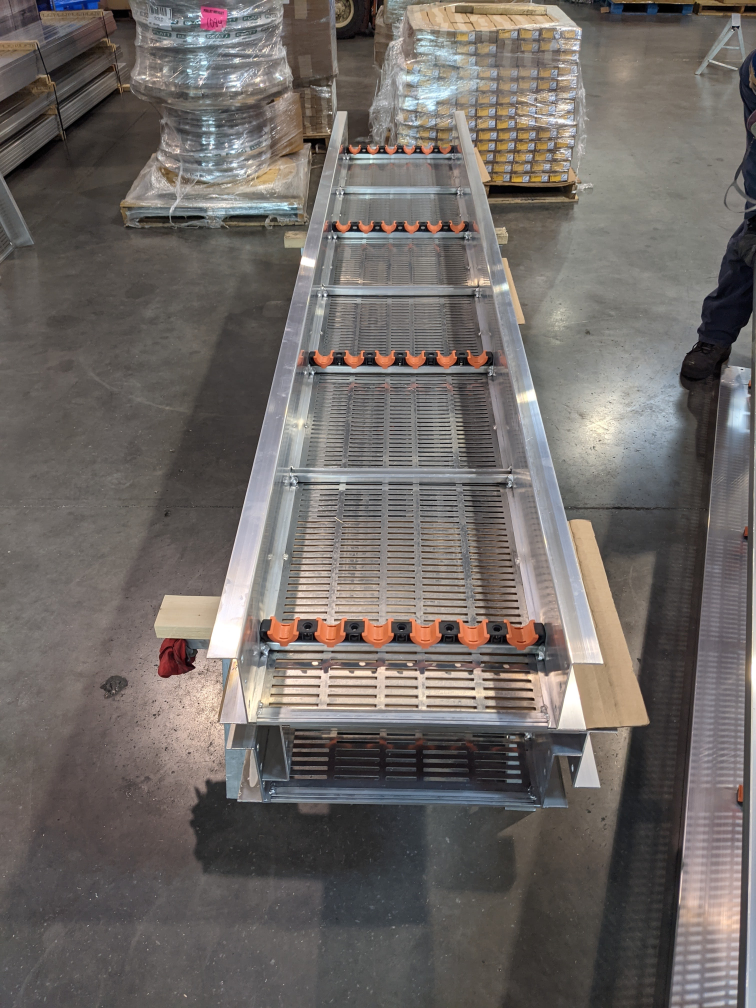
#> input picture 5.jpg, 3024 x 4032 px (shown at 1/4 size)
$ python colorspaces.py
#> lines starting #> are read from the running program, lines starting #| are printed output that depends on the picture
#> further down, img is the input picture: shape (4032, 3024, 3); mean B, G, R 101.4, 104.8, 110.6
### cvutils.py
import cv2 as cv

def aspect_ratio(img):
    (height, width) = (img.shape[0], img.shape[1])
#> height = 4032; width = 3024
    return (height/width)

def resize(img, height, width, keep_aspect_ratio = False ):
    if keep_aspect_ratio == False:
        return cv.resize(img, (height, width))
    asr = aspect_ratio(img)
#> asr = 1.33
    if width == None:
        h =height
        w = int(h *asr)
    elif height == None:
        w = width
        h =int(w /asr)
#> h = 750
    return cv.resize(img, (h,w))
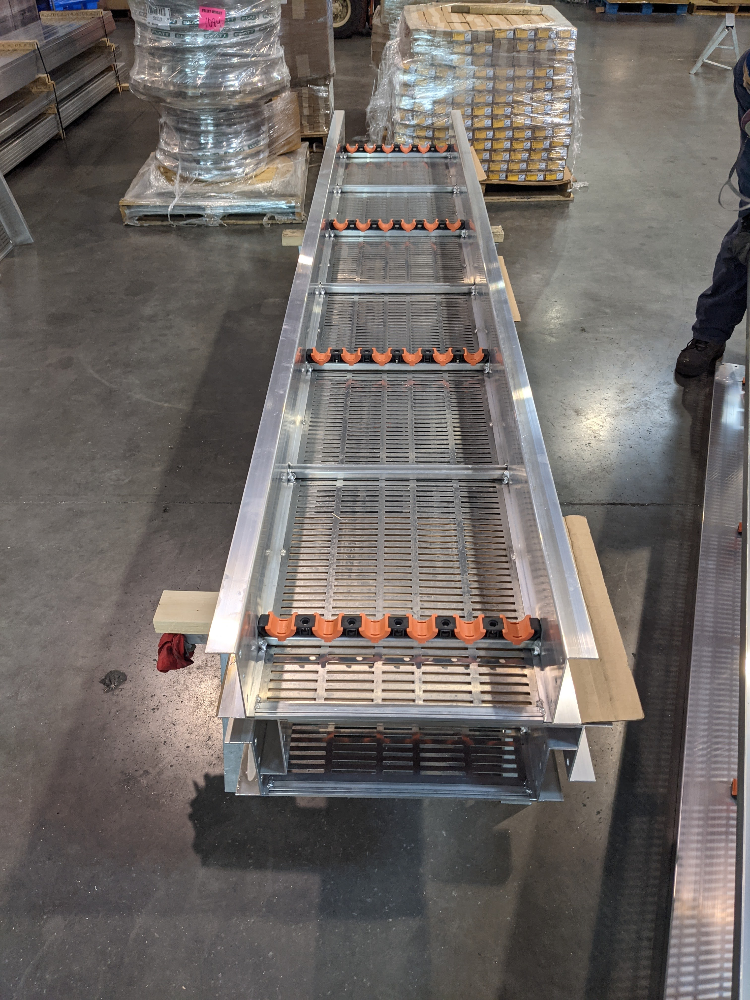
#> returned value: shape (1000, 750, 3); mean of channels 0, 1, 2 101.3, 104.7, 110.5; drawn as B, G, R

# [6 lines left out: function contours_in, not called in this run]

### colorspaces.py
import cv2 as cv
import cvutils
import matplotlib

img =cv.imread('5.jpg')
img = cvutils.resize(img, height=None, width= 1000, keep_aspect_ratio=True)


#  change color spaces to BGR to grayscale
gray = cv.cvtColor(img, cv.COLOR_BGR2GRAY)
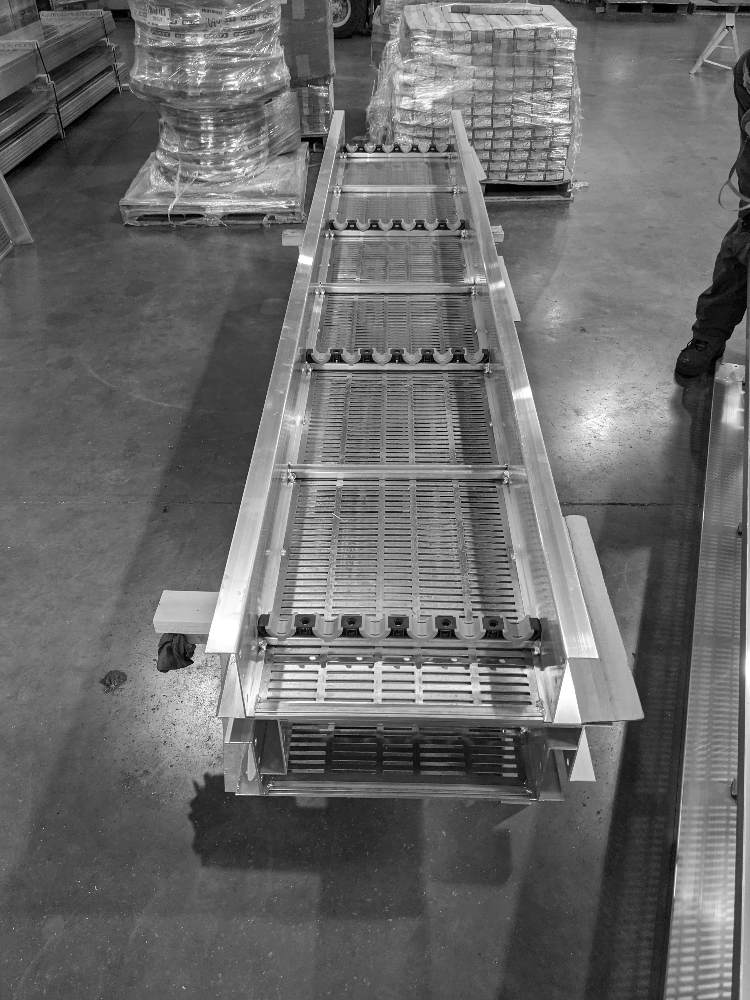
#> gray: shape (1000, 750); min 0, max 255, mean 106

#  change color space to BGR to HSV
hsv = cv.cvtColor(img, cv.COLOR_BGR2HSV)
#> hsv: shape (1000, 750, 3); mean H, S, V 47.1, 30, 112.4

#  BG to l A B
lab = cv.cvtColor(img, cv.COLOR_BGR2LAB)
#> lab: shape (1000, 750, 3); mean of channels 0, 1, 2 112.5, 129.8, 130.7

# BGR to RGB
aargbe   = cv.cvtColor(img, cv.COLOR_BGR2RGB)

cv.imshow('gray', gray)
cv.imshow('HSV', hsv)
cv.imshow('L.A.B', lab)
cv.imshow('rgb' ,aargbe)
cv.waitKey(0)

$ run again, with 1.jpg copied over 5.jpg
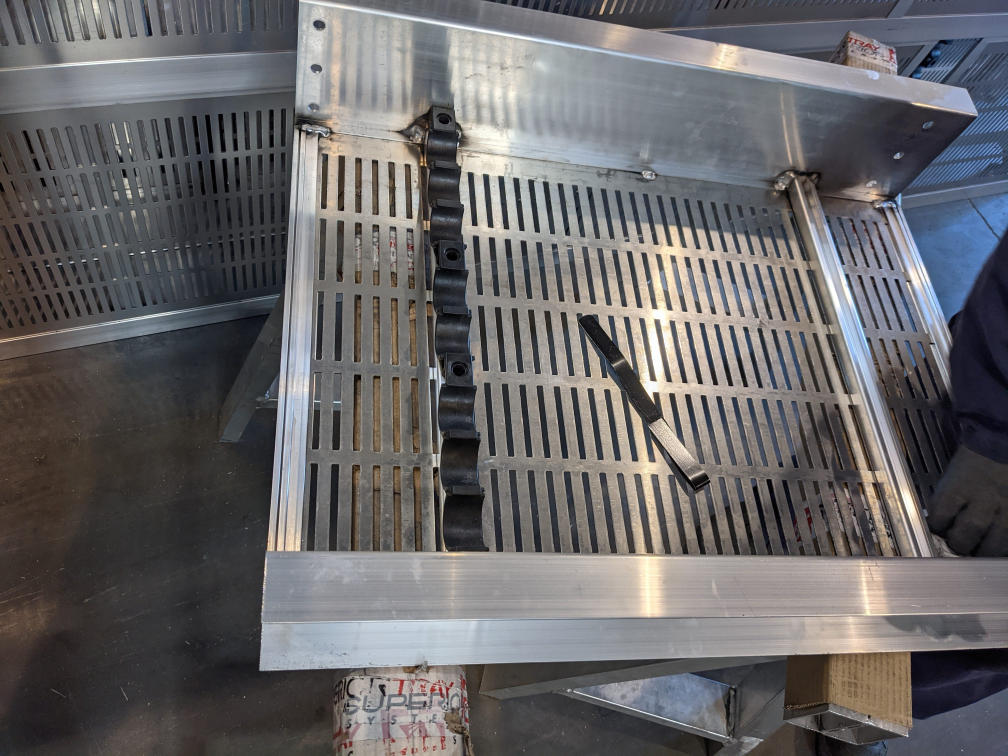
#> input picture 1.jpg, 4032 x 3024 px (shown at 1/4 size)
#> img is the input picture: shape (3024, 4032, 3); mean B, G, R 104.1, 102.6, 104.2
#> asr = 0.75
#> h = 1333
#> `gray = cv.cvtColor(img, cv.COLOR_BGR2GRAY)`:
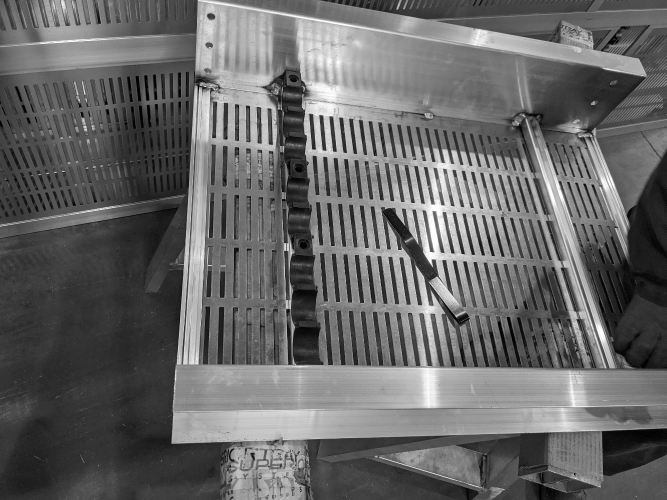
#> gray: shape (1000, 1333) (shown at 1/2 size); min 0, max 255, mean 103.2
#> hsv: shape (1000, 1333, 3); mean H, S, V 72.2, 35.3, 110.8
#> lab: shape (1000, 1333, 3); mean of channels 0, 1, 2 108.7, 129.3, 127.4

$ run again, with 2.jpg copied over 5.jpg
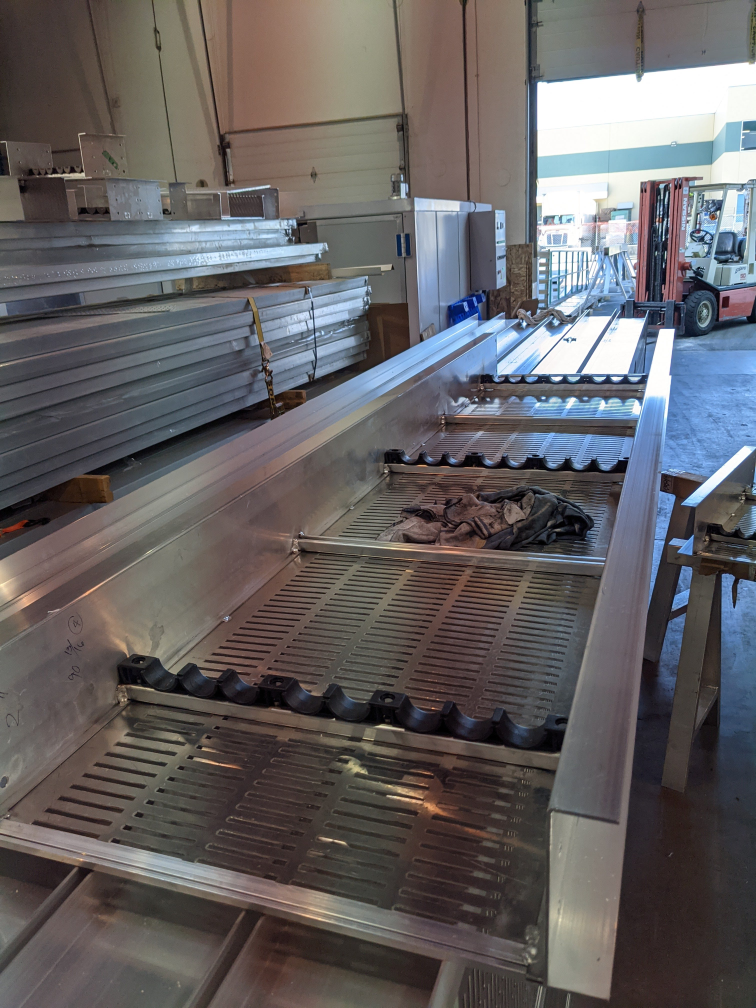
#> input picture 2.jpg, 3024 x 4032 px (shown at 1/4 size)
#> img is the input picture: shape (4032, 3024, 3); mean B, G, R 98.3, 97, 100.1
#> asr = 1.33
#> h = 750
#> in resize, `return cv.resize(img, (h,w))`:
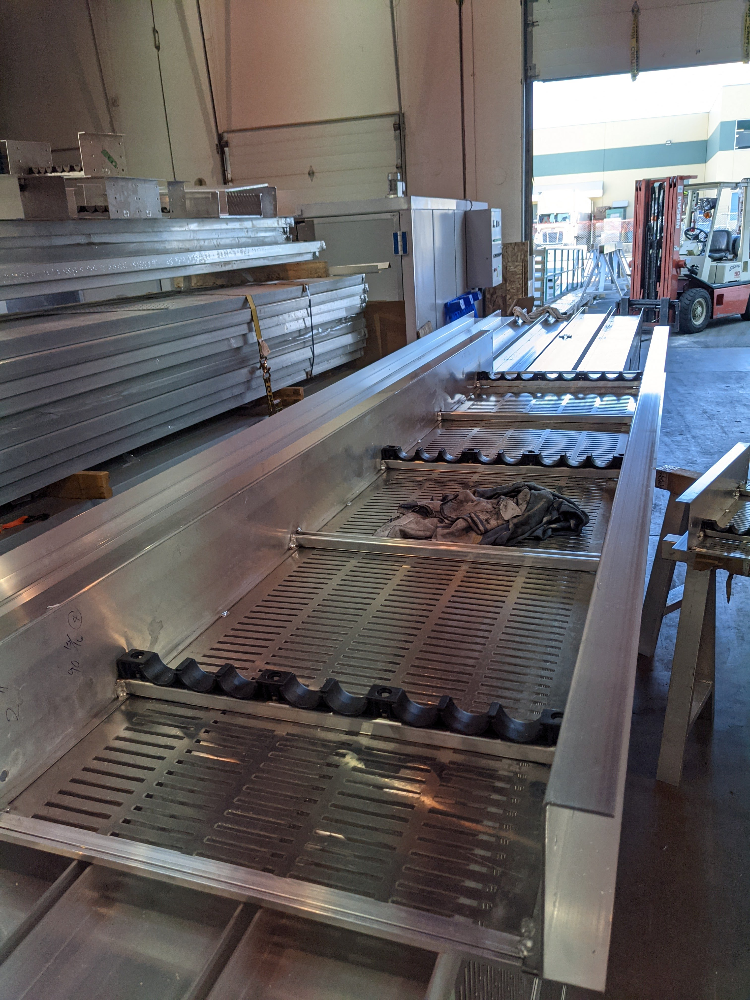
#> returned value: shape (1000, 750, 3); mean of channels 0, 1, 2 98.2, 96.8, 100; drawn as B, G, R
#> `gray = cv.cvtColor(img, cv.COLOR_BGR2GRAY)`:
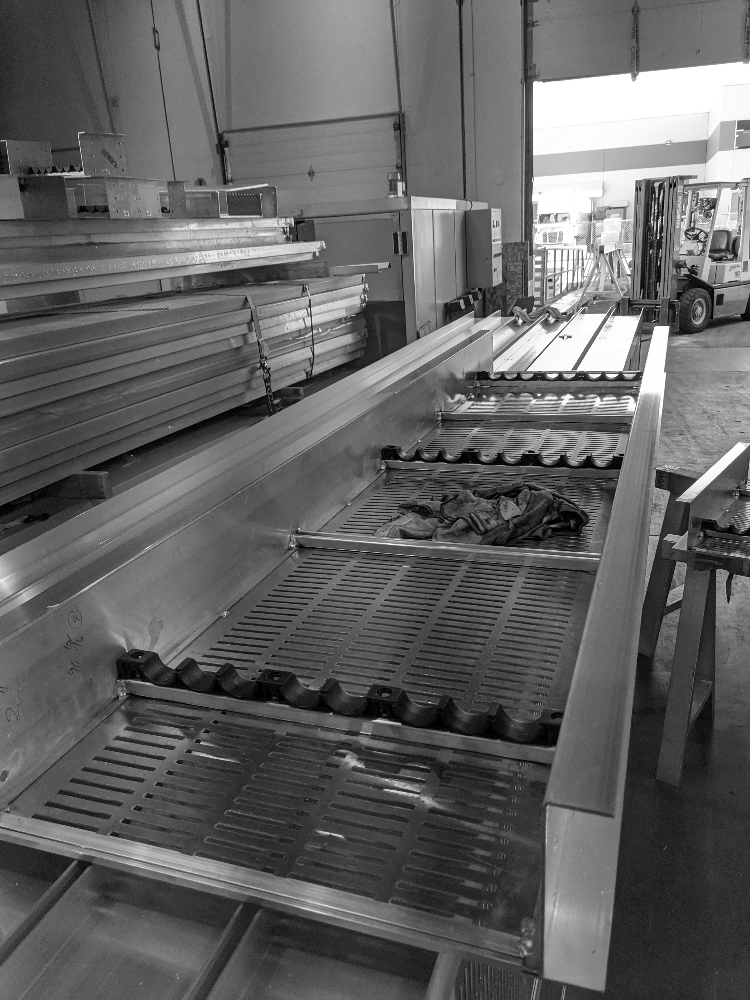
#> gray: shape (1000, 750); min 0, max 255, mean 97.9
#> hsv: shape (1000, 750, 3); mean H, S, V 57.7, 50.7, 109.4
#> lab: shape (1000, 750, 3); mean of channels 0, 1, 2 103.8, 130.2, 128.1

$ run again, with 3.jpg copied over 5.jpg
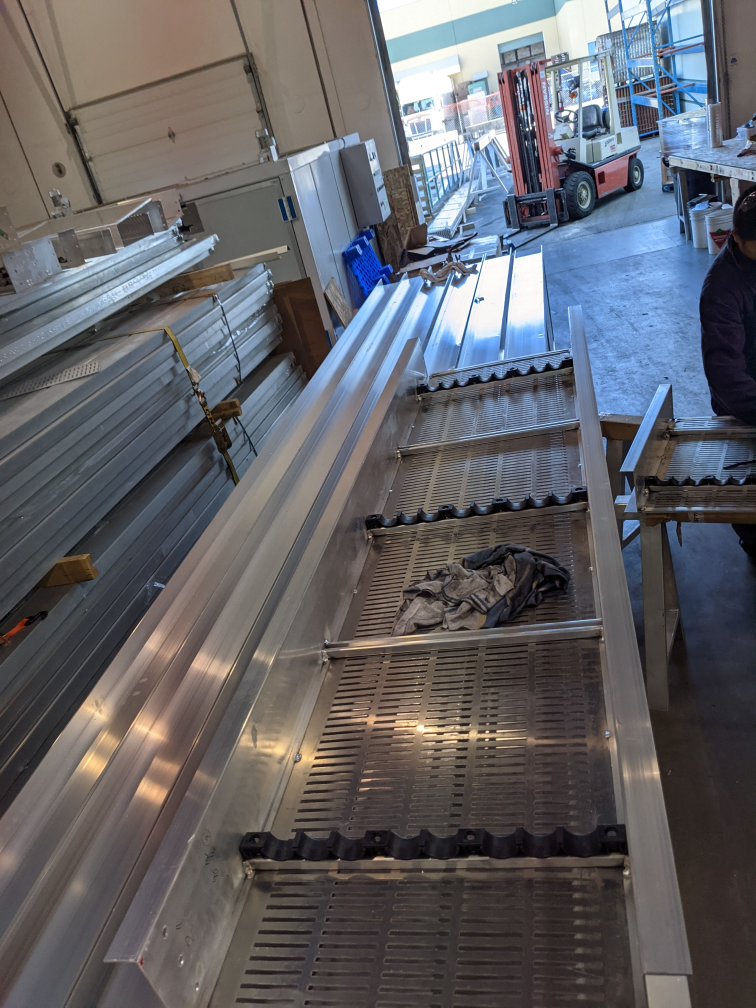
#> input picture 3.jpg, 3024 x 4032 px (shown at 1/4 size)
#> img is the input picture: shape (4032, 3024, 3); mean B, G, R 102.6, 97.9, 98.1
#> asr = 1.33
#> h = 750
#> in resize, `return cv.resize(img, (h,w))`:
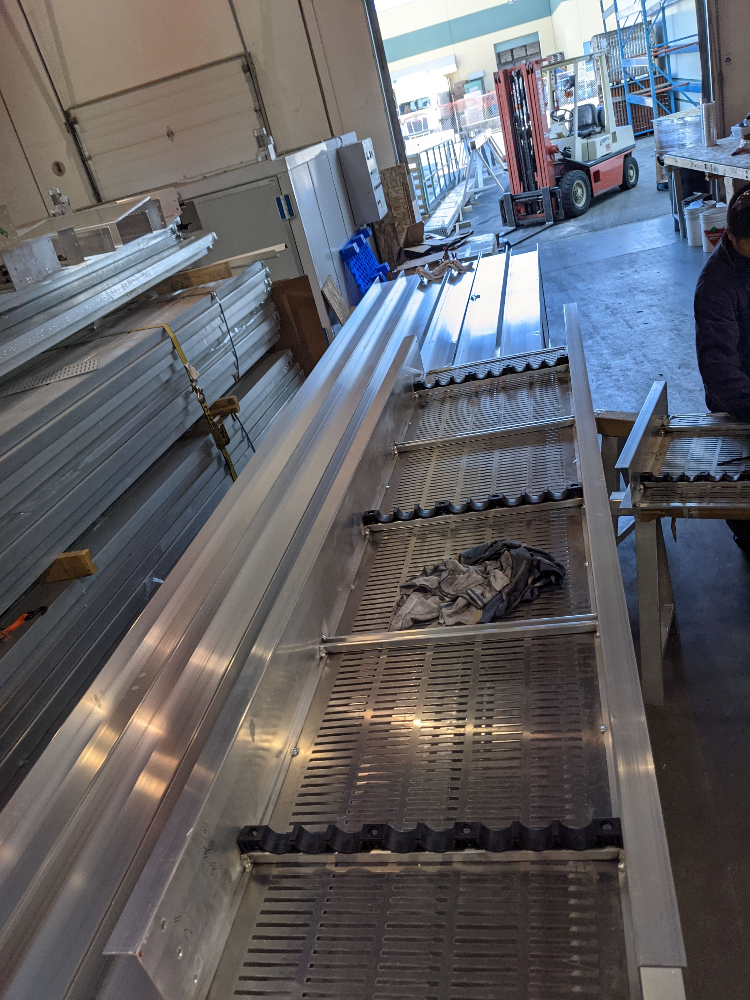
#> returned value: shape (1000, 750, 3); mean of channels 0, 1, 2 102.4, 97.8, 97.9; drawn as B, G, R
#> `gray = cv.cvtColor(img, cv.COLOR_BGR2GRAY)`:
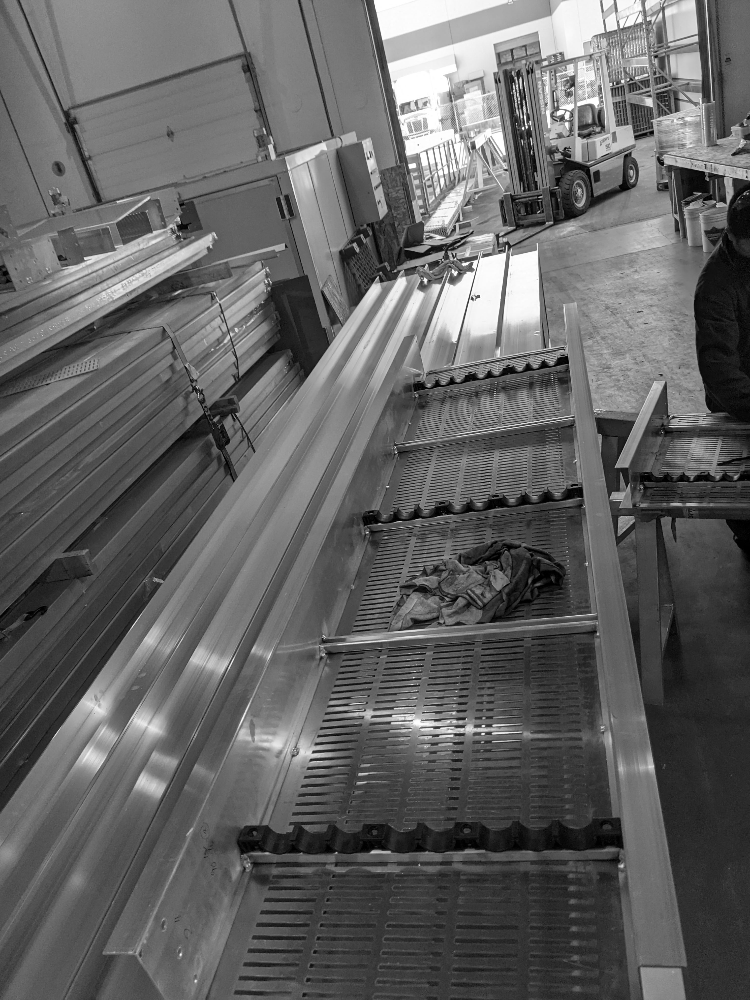
#> gray: shape (1000, 750); min 0, max 255, mean 98.4
#> hsv: shape (1000, 750, 3); mean H, S, V 63.4, 53.8, 112.3
#> lab: shape (1000, 750, 3); mean of channels 0, 1, 2 104.5, 130, 125.9
